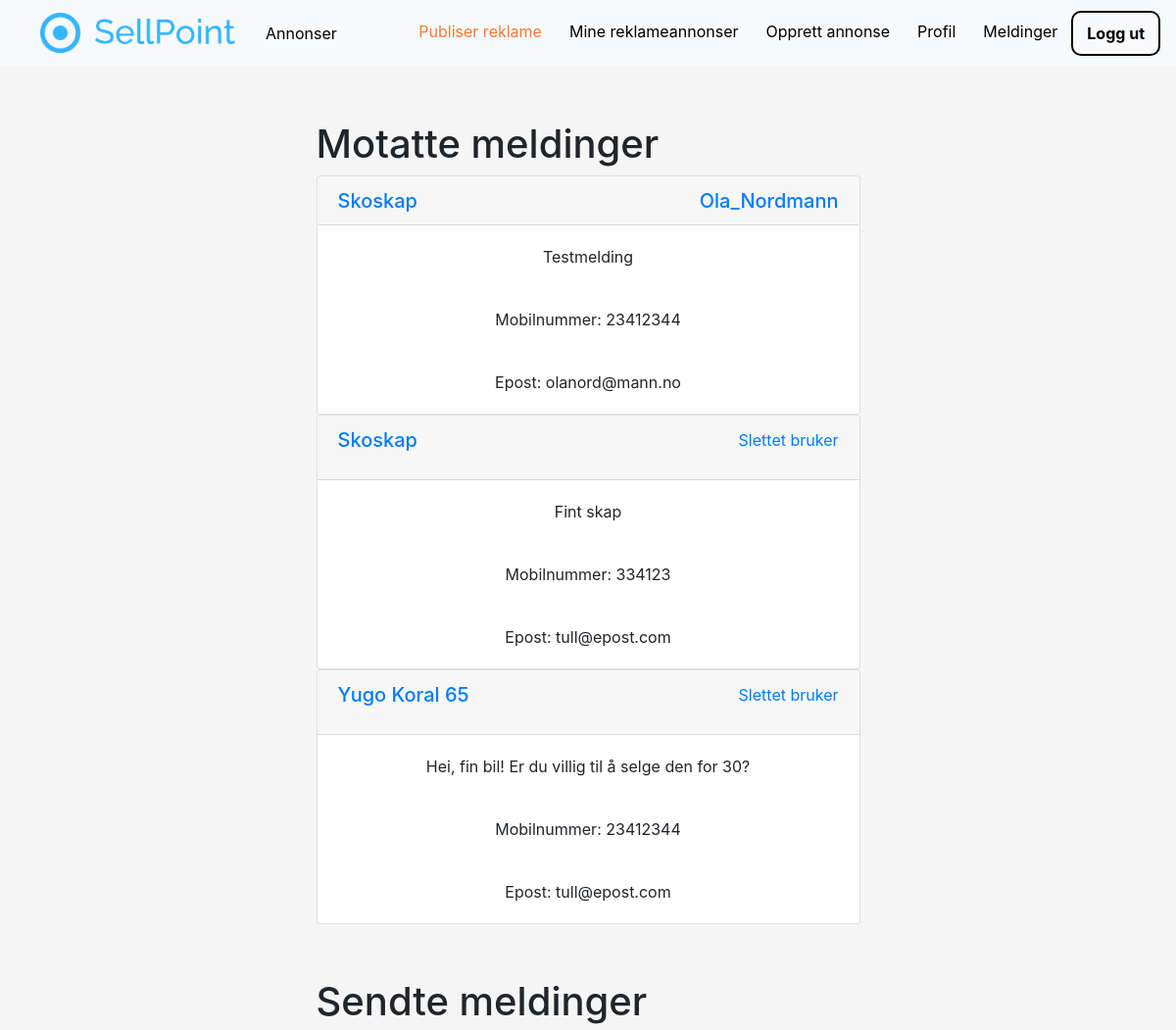
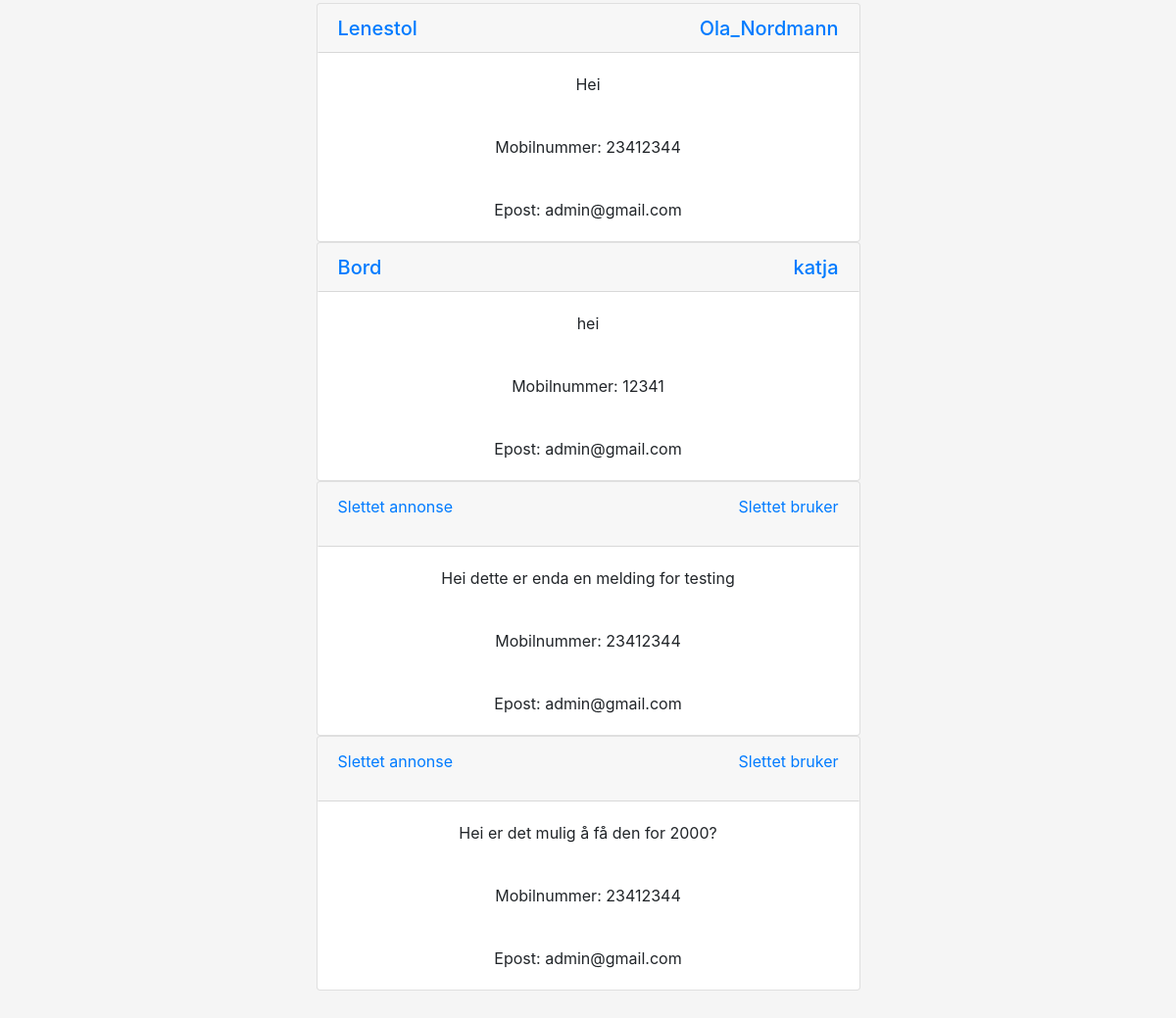
The page /profile/inbox (signed in) on the database its author committed (2 pictures, top to bottom).
### contacts/models.py (models this page shows, shortened)
class Contact(models.Model):
    recipient = models.ForeignKey(User, null=True, on_delete=SET_NULL, related_name='recipient_id')
    sender = models.ForeignKey(User, null=True, on_delete=SET_NULL, related_name='sender_id')
    advertisement = models.ForeignKey(Advertisement, null=True, on_delete=SET_NULL)
    message = models.TextField(blank=True)
    email = models.CharField(max_length=100)
    phone = models.CharField(max_length=10, blank=True)
    message_read = models.BooleanField(default=False)
    contact_date = models.DateTimeField(default=datetime.now, blank=True)

### advertisements/models.py (models this page shows, shortened)
class Advertisement(models.Model):
    title = models.CharField(max_length=32)
    description = models.TextField()
    price = models.DecimalField(max_digits=10, decimal_places=2, default=0.00)
    image_main = models.ImageField(upload_to='images/advertisements')
    latitude = models.DecimalField(max_digits=9, decimal_places=6, default=63.446827)
    longitude = models.DecimalField(max_digits=9, decimal_places=6, default=10.421906)
    published = models.DateTimeField(default=timezone.now)
    author = models.ForeignKey(User, on_delete=models.CASCADE)
    category = models.ForeignKey(Category, default=1, on_delete=models.DO_NOTHING, related_name='advertisement')

### profiles/views.py (the view)
# urls.py: path('inbox', inbox, name='inbox'),
@login_required
def inbox(request):
    received_contacts = Contact.objects.order_by('-contact_date').filter(recipient=request.user)
    sent_contacts = Contact.objects.order_by('-contact_date').filter(sender=request.user)
    for received_contact in received_contacts:
        received_contact.message_read = True
        received_contact.save()
    context = {
        'received_contacts':received_contacts,
        'sent_contacts': sent_contacts,
        'title':'inbox'
        }
    return render(request, 'profiles/inbox.html', context)

### profiles/templates/profiles/inbox.html
{% extends "pages/base.html" %}
{% block content %}
    <div style="margin-right: auto; margin-left: auto; width:50%; margin-bottom: 150px">
        <div id="accordion mt-5" style="position: relative;">
            <h1>
                Motatte meldinger
            </h1>
            {% for received_contact in received_contacts %}
                <div class="card">
                    <button class="card-header btn btn-link d-flex justify-content-between nounderline"
                            id="heading{{ received_contact.id }}" data-toggle="collapse"
                            data-target="#collapse{{ received_contact.id }}" aria-expanded="true"
                            aria-controls="collapseOne">
                        {% if received_contact.advertisement %}
                            <a class="d-flex flex-row nounderline"
                               href="{% url 'ad-detail' received_contact.advertisement.id %}">
                                <h5 class="mb-0 ">{{ received_contact.advertisement.title }}</h5>
                            </a>
                        {% else %}
                            <p class="d-flex flex-row nounderline">
                                Slettet annonse
                            </p>
                        {% endif %}
                        {% if received_contact.sender %}
                            <a class="d-flex flex-row-reverse nounderline"
                               href="{% url 'profile-detail' received_contact.sender.id %}">
                                <h5 class="mb-0 ">{{ received_contact.sender.username }}</h5>
                            </a>
                        {% else %}
                            <p class="d-flex flex-row-reverse nounderline">
                                Slettet bruker
                            </p>
                        {% endif %}
                    </button>
                    <div id="collapse{{ received_contact.id }}" class="collapse show text-center pagination-centered"
                         aria-labelledby="heading{{ received_contact.id }}" data-parent="#accordion">
                        <div class="card-body">
                            {{ received_contact.message }}
                        </div>
                        <div class="card-body">
                            Mobilnummer: {{ received_contact.phone }}
                        </div>
                        <div class="card-body">
                            Epost: {{ received_contact.email }}
                        </div>
                    </div>
                </div>
            {% endfor %}
        </div>
        <h1 style="margin-top: 10%">
            Sendte meldinger
        </h1>
        {% for sent_contact in sent_contacts %}
            <div class="card">
                <button class="card-header btn btn-link d-flex justify-content-between nounderline"
                        id="heading{{ sent_contact.id }}" data-toggle="collapse"
                        data-target="#collapse{{ sent_contact.id }}" aria-expanded="true" aria-controls="collapseOne">
                    {% if sent_contact.advertisement %}
                        <a class="d-flex flex-row nounderline"
                           href="{% url 'ad-detail' sent_contact.advertisement.id %}">
                            <h5 class="mb-0 ">{{ sent_contact.advertisement.title }}</h5>
                        </a>
                    {% else %}
                        <p class="d-flex flex-row nounderline">
                            Slettet annonse
                        </p>
                    {% endif %}
                    {% if sent_contact.recipient %}
                        <a class="d-flex flex-row-reverse nounderline"
                           href="{% url 'profile-detail' sent_contact.recipient.id %}">
                            <h5 class="mb-0 ">{{ sent_contact.recipient.username }}</h5>
                        </a>
                    {% else %}
                        <p class="d-flex flex-row-reverse nounderline">
                            Slettet bruker
                        </p>
                    {% endif %}
                </button>
                <div id="collapse{{ sent_contact.id }}" class="collapse show text-center pagination-centered"
                     aria-labelledby="heading{{ sent_contact.id }}" data-parent="#accordion">
                    <div class="card-body">
                        {{ sent_contact.message }}
                    </div>
                    <div class="card-body">
                        Mobilnummer: {{ sent_contact.phone }}
                    </div>
                    <div class="card-body">
                        Epost: {{ sent_contact.email }}
                    </div>
                </div>
            </div>
        {% endfor %}
    </div>
    </div>
{% endblock content %}

### pages/static/pages/main.css (style rules this page uses)
body { margin: 0px; background-color: #f5f5f5; }
.nounderline { text-decoration: none !important }

### rows shown on the page
Contact: advertisement "Skoskap", sender.username "Ola_Nordmann", message "Testmelding", phone "23412344", email "olanord@mann.no"
Contact: advertisement "Skoskap", shows "Slettet bruker", message "Fint skap", phone "334123", email "tull@epost.com"
Contact: advertisement "Yugo Koral 65", shows "Slettet bruker", message "Hei, fin bil! Er du villig til å selge den for 30?", phone "23412344", email "tull@epost.com"
Contact: advertisement "Lenestol", recipient.username "Ola_Nordmann", message "Hei", phone "23412344", email "admin@gmail.com"
Contact: advertisement "Bord", recipient.username "katja", message "hei", phone "12341", email "admin@gmail.com"
Contact: shows "Slettet annonse", shows "Slettet bruker", message "Hei dette er enda en melding for testing", phone "23412344", email "admin@gmail.com"
Contact: shows "Slettet annonse", shows "Slettet bruker", message "Hei er det mulig å få den for 2000?", phone "23412344", email "admin@gmail.com"
